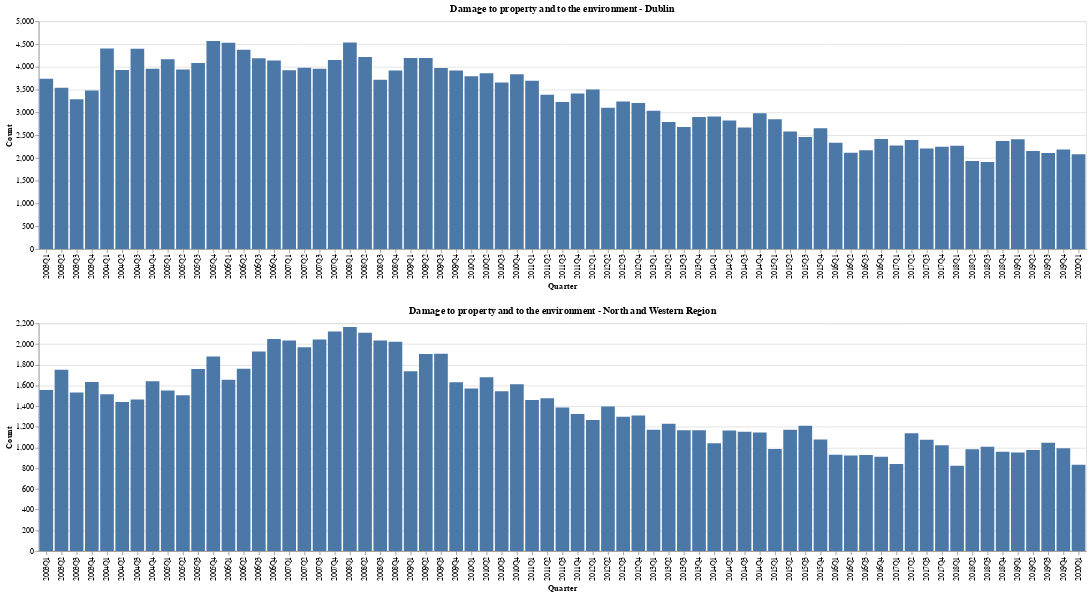

Notebook source saved alongside this figure:
### Code cell
chart_prda_dublin = alt.Chart(property_damage_dublin, title = 'Damage to property and to the environment - Dublin').mark_bar().encode(
    alt.X("Quarter"),
    y='Count'
)

chart_prda_west = alt.Chart(property_damage_west, title = 'Damage to property and to the environment - North and Western Region').mark_bar().encode(
    alt.X("Quarter"),
    y='Count'
)

chart_prda_east = alt.Chart(property_damage_east, title = 'Damage to property and to the environment - Eastern Region').mark_bar().encode(
    alt.X("Quarter"),
    y='Count'
)

chart_prda_south = alt.Chart(property_damage_south, title = 'Damage to property and to the environment - Southern Region').mark_bar().encode(
    alt.X("Quarter"),
    y='Count'
)

chart_prda_dublin & chart_prda_west

### Figure 1 — Vega-Lite specification as saved in the notebook (floating-point values rounded to 4 significant figures)
{"config": {"view": {"continuousWidth": 400, "continuousHeight": 300}}, "vconcat": [{"data": {"name": "data-cf352f7610aaaf33aacd190e834087f9"}, "mark": "bar", "encoding": {"x": {"type": "nominal", "field": "Quarter"}, "y": {"type": "quantitative", "field": "Count"}}, "title": "Damage to property and to the environment - Dublin"}, {"data": {"name": "data-f52134f572c9332dbd441cbb09d74a6f"}, "mark": "bar", "encoding": {"x": {"type": "nominal", "field": "Quarter"}, "y": {"type": "quantitative", "field": "Count"}}, "title": "Damage to property and to the environment - North and Western Region"}], "$schema": "https://vega.github.io/schema/vega-lite/v4.8.1.json", "datasets": {"data-cf352f7610aaaf33aacd190e834087f9": [{"Quarter": "2003Q1", "Count": 3738}, {"Quarter": "2003Q2", "Count": 3540}, {"Quarter": "2003Q3", "Count": 3289}, {"Quarter": "2003Q4", "Count": 3479}, {"Quarter": "2004Q1", "Count": 4402}, {"Quarter": "2004Q2", "Count": 3928}, {"Quarter": "2004Q3", "Count": 4396}, {"Quarter": "2004Q4", "Count": 3957}, {"Quarter": "2005Q1", "Count": 4163}, {"Quarter": "2005Q2", "Count": 3943}, {"Quarter": "2005Q3", "Count": 4081}, {"Quarter": "2005Q4", "Count": 4564}, {"Quarter": "2006Q1", "Count": 4526}, {"Quarter": "2006Q2", "Count": 4373}, {"Quarter": "2006Q3", "Count": 4186}, {"Quarter": "2006Q4", "Count": 4138}, {"Quarter": "2007Q1", "Count": 3926}, {"Quarter": "2007Q2", "Count": 3979}, {"Quarter": "2007Q3", "Count": 3955}, {"Quarter": "2007Q4", "Count": 4148}, {"Quarter": "2008Q1", "Count": 4536}, {"Quarter": "2008Q2", "Count": 4214}, {"Quarter": "2008Q3", "Count": 3718}, {"Quarter": "2008Q4", "Count": 3917}, {"Quarter": "2009Q1", "Count": 4191}, {"Quarter": "2009Q2", "Count": 4192}, {"Quarter": "2009Q3", "Count": 3976}, {"Quarter": "2009Q4", "Count": 3916}, {"Quarter": "2010Q1", "Count": 3794}, {"Quarter": "2010Q2", "Count": 3860}, {"Quarter": "2010Q3", "Count": 3655}, {"Quarter": "2010Q4", "Count": 3837}, {"Quarter": "2011Q1", "Count": 3693}, {"Quarter": "2011Q2", "Count": 3388}, {"Quarter": "2011Q3", "Count": 3229}, {"Quarter": "2011Q4", "Count": 3415}, {"Quarter": "2012Q1", "Count": 3504}, {"Quarter": "2012Q2", "Count": 3103}, {"Quarter": "2012Q3", "Count": 3238}, {"Quarter": "2012Q4", "Count": 3206}, {"Quarter": "2013Q1", "Count": 3037}, {"Quarter": "2013Q2", "Count": 2785}, {"Quarter": "2013Q3", "Count": 2678}, {"Quarter": "2013Q4", "Count": 2897}, {"Quarter": "2014Q1", "Count": 2911}, {"Quarter": "2014Q2", "Count": 2821}, {"Quarter": "2014Q3", "Count": 2668}, {"Quarter": "2014Q4", "Count": 2979}, {"Quarter": "2015Q1", "Count": 2846}, {"Quarter": "2015Q2", "Count": 2577}, {"Quarter": "2015Q3", "Count": 2460}, {"Quarter": "2015Q4", "Count": 2649}, {"Quarter": "2016Q1", "Count": 2333}, {"Quarter": "2016Q2", "Count": 2115}, {"Quarter": "2016Q3", "Count": 2168}, {"Quarter": "2016Q4", "Count": 2413}, {"Quarter": "2017Q1", "Count": 2274}, {"Quarter": "2017Q2", "Count": 2390}, {"Quarter": "2017Q3", "Count": 2206}, {"Quarter": "2017Q4", "Count": 2243}, {"Quarter": "2018Q1", "Count": 2267}, {"Quarter": "2018Q2", "Count": 1932}, {"Quarter": "2018Q3", "Count": 1910}, {"Quarter": "2018Q4", "Count": 2373}, {"Quarter": "2019Q1", "Count": 2411}, {"Quarter": "2019Q2", "Count": 2151}, {"Quarter": "2019Q3", "Count": 2108}, {"Quarter": "2019Q4", "Count": 2186}, {"Quarter": "2020Q1", "Count": 2082}], "data-f52134f572c9332dbd441cbb09d74a6f": [{"Quarter": "2003Q1", "Count": 1555}, {"Quarter": "2003Q2", "Count": 1752}, {"Quarter": "2003Q3", "Count": 1531}, {"Quarter": "2003Q4", "Count": 1632}, {"Quarter": "2004Q1", "Count": 1514}, {"Quarter": "2004Q2", "Count": 1441}, {"Quarter": "2004Q3", "Count": 1463}, {"Quarter": "2004Q4", "Count": 1641}, {"Quarter": "2005Q1", "Count": 1550}, {"Quarter": "2005Q2", "Count": 1505}, {"Quarter": "2005Q3", "Count": 1759}, {"Quarter": "2005Q4", "Count": 1880}, {"Quarter": "2006Q1", "Count": 1656}, {"Quarter": "2006Q2", "Count": 1760}, {"Quarter": "2006Q3", "Count": 1929}, {"Quarter": "2006Q4", "Count": 2048}, {"Quarter": "2007Q1", "Count": 2035}, {"Quarter": "2007Q2", "Count": 1969}, {"Quarter": "2007Q3", "Count": 2044}, {"Quarter": "2007Q4", "Count": 2122}, {"Quarter": "2008Q1", "Count": 2164}, {"Quarter": "2008Q2", "Count": 2108}, {"Quarter": "2008Q3", "Count": 2033}, {"Quarter": "2008Q4", "Count": 2023}, {"Quarter": "2009Q1", "Count": 1737}, {"Quarter": "2009Q2", "Count": 1904}, {"Quarter": "2009Q3", "Count": 1906}, {"Quarter": "2009Q4", "Count": 1630}, {"Quarter": "2010Q1", "Count": 1571}, {"Quarter": "2010Q2", "Count": 1680}, {"Quarter": "2010Q3", "Count": 1543}, {"Quarter": "2010Q4", "Count": 1611}, {"Quarter": "2011Q1", "Count": 1459}, {"Quarter": "2011Q2", "Count": 1477}, {"Quarter": "2011Q3", "Count": 1387}, {"Quarter": "2011Q4", "Count": 1325}, {"Quarter": "2012Q1", "Count": 1267}, {"Quarter": "2012Q2", "Count": 1396}, {"Quarter": "2012Q3", "Count": 1297}, {"Quarter": "2012Q4", "Count": 1309}, {"Quarter": "2013Q1", "Count": 1173}, {"Quarter": "2013Q2", "Count": 1230}, {"Quarter": "2013Q3", "Count": 1167}, {"Quarter": "2013Q4", "Count": 1166}, {"Quarter": "2014Q1", "Count": 1042}, {"Quarter": "2014Q2", "Count": 1164}, {"Quarter": "2014Q3", "Count": 1153}, {"Quarter": "2014Q4", "Count": 1146}, {"Quarter": "2015Q1", "Count": 985}, {"Quarter": "2015Q2", "Count": 1173}, {"Quarter": "2015Q3", "Count": 1210}, {"Quarter": "2015Q4", "Count": 1077}, {"Quarter": "2016Q1", "Count": 930}, {"Quarter": "2016Q2", "Count": 924}, {"Quarter": "2016Q3", "Count": 928}, {"Quarter": "2016Q4", "Count": 912}, {"Quarter": "2017Q1", "Count": 841}, {"Quarter": "2017Q2", "Count": 1139}, {"Quarter": "2017Q3", "Count": 1075}, {"Quarter": "2017Q4", "Count": 1021}, {"Quarter": "2018Q1", "Count": 825}, {"Quarter": "2018Q2", "Count": 983}, {"Quarter": "2018Q3", "Count": 1007}, {"Quarter": "2018Q4", "Count": 960}, {"Quarter": "2019Q1", "Count": 953}, {"Quarter": "2019Q2", "Count": 977}, {"Quarter": "2019Q3", "Count": 1046}, {"Quarter": "2019Q4", "Count": 994}, {"Quarter": "2020Q1", "Count": 833}]}}
